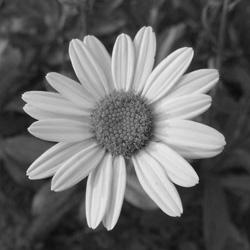
#> input picture Images/flower.jpg, 250 x 250 px, found by its file name
$ python manual_hist.py
#> lines starting #> are read from the running program, lines starting #| are printed output that depends on the picture
#> in main, img is the input picture: shape (250, 250); min 1, max 244, mean 102.8
# -*- coding: utf-8 -*-
"""
Created on Fri Sep  4 09:14:58 2020

@author: Danish
"""
import cv2
import numpy as np
import matplotlib.pyplot as plt

def manHist(img):
   row, col = img.shape # img is a grayscale image
#> row = 250; col = 250
   y = np.zeros((256), np.uint64)
   for i in range(0,row):
      for j in range(0,col):
         y[img[i,j]] += 1
   x = np.arange(0,256)
   plt.bar(x,y,color="gray",align="center")
   plt.show()
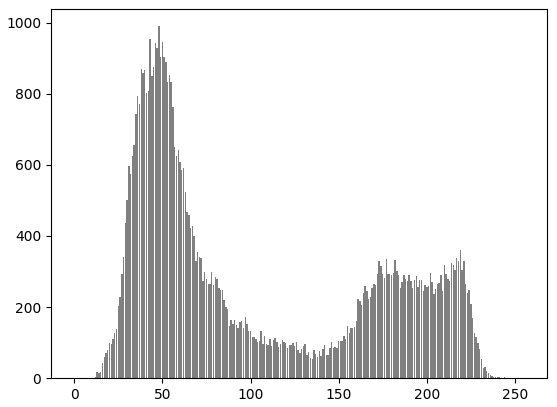
#> figure drawn by matplotlib, 1 panel; tallest bar 990 high, from x = 47.6 to 48.4

def hist_plot(img):
   #plot histogram
   plt.hist(img.ravel(),255,[0,255])
   plt.show()
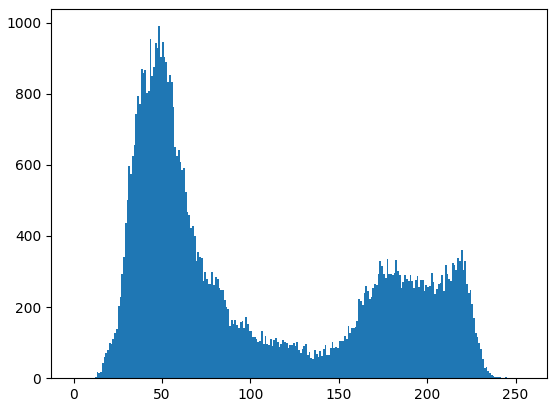
#> figure drawn by matplotlib, 1 panel; tallest bar 990 high, from x = 48 to 49

def main():
   path="C:/Users/Danish/Desktop/DIVP/Images/flower.jpg"
   img = cv2.imread(path,cv2.IMREAD_GRAYSCALE)
   manHist(img)
   hist_plot(img)

main()
